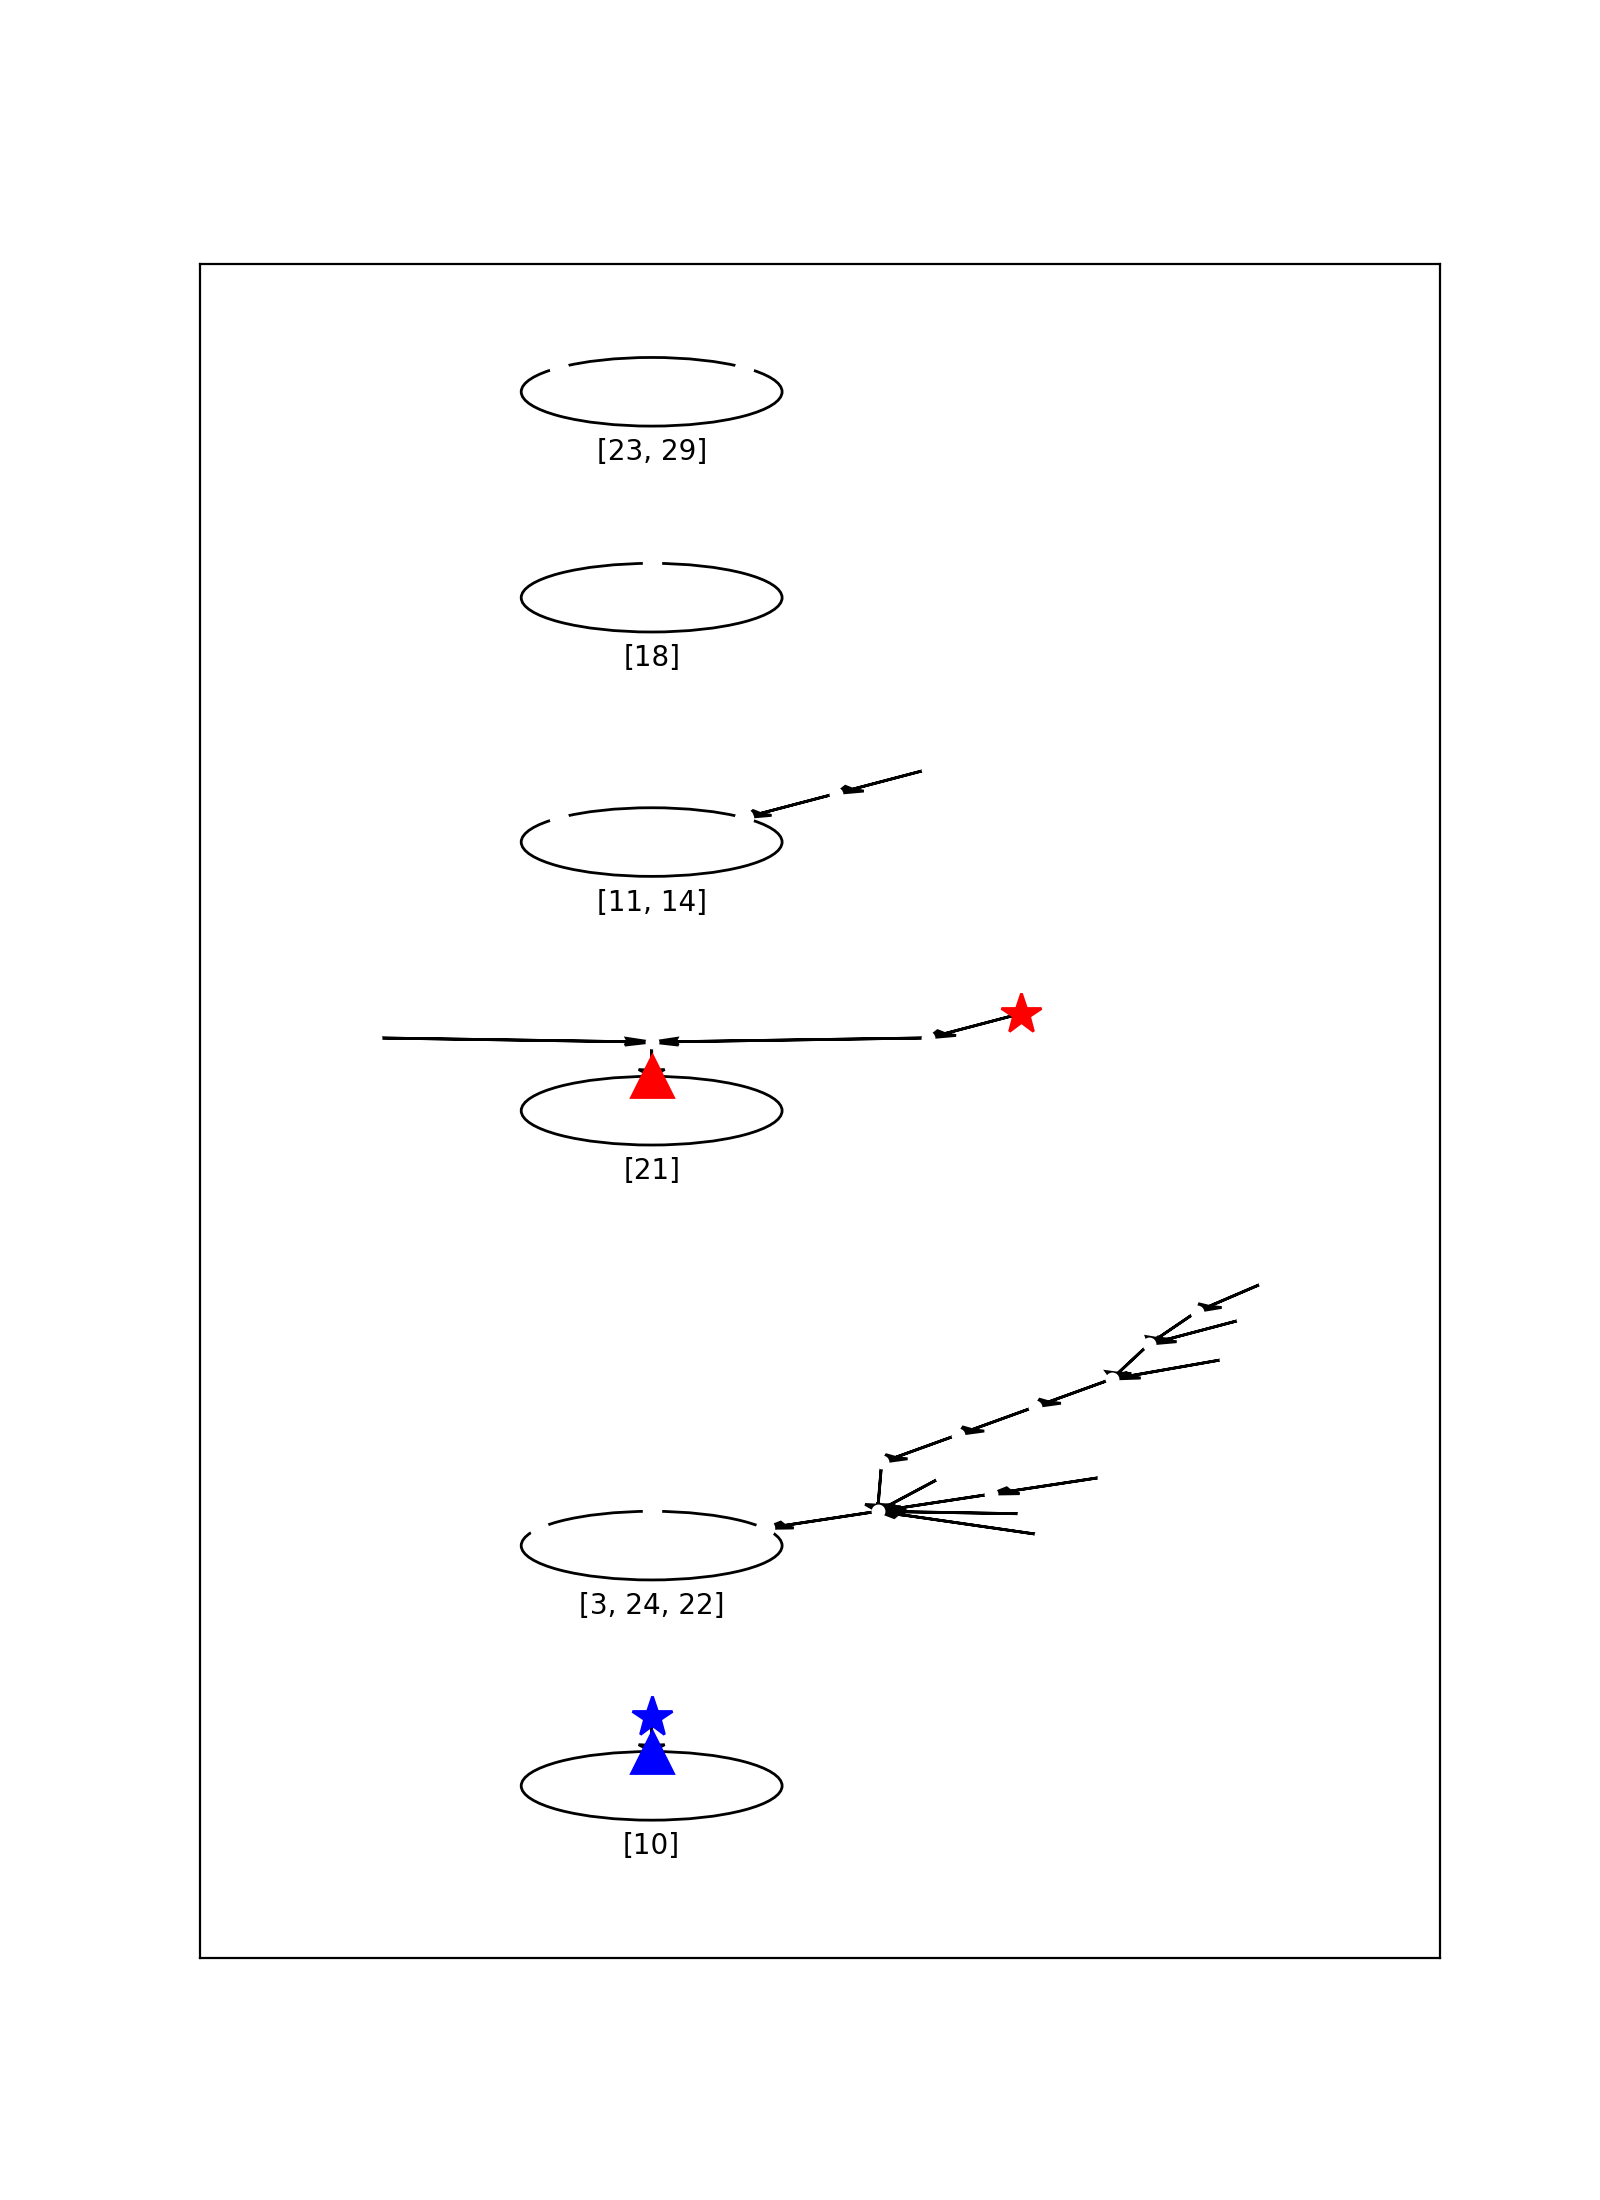

Source code (Python):
import numpy as np
import matplotlib.pyplot as plt
from collections import Iterable

#FUNCTION TO TURN NESTED LIST INTO 1D LIST

def flatten(lis):
    for item in lis:
        if isinstance(item, Iterable) and not isinstance(item, basestring):
            for x in flatten(item):
                yield x
        else:
            yield item

#FUNCTION TO DRAW TREES

def tree(base,graph,cycle,bias):
    #find parents
    parents = graph[base][0]
    for each in cycle:
        if each in parents:
            parents.remove(each)


    #add parents to visits
    for a in parents:
        visits.append(a)

    #add co-ordinates to graph array
    l = len(parents)
    count = 0
    amp = graph[base][2][0]
    min_ang = graph[base][2][1]
    max_ang = graph[base][2][2]

    for b in parents:
        graph[b][2][0] = amp + 1
        graph[b][2][1] = min_ang + count*(max_ang-min_ang)/l
        graph[b][2][2] = min_ang + (count+1)*(max_ang-min_ang)/l
        count = count + 1


    #draw
    for c in parents:
            mid = (graph[c][2][1] + graph[c][2][2])/2
            xco = graph[c][2][0]*np.cos(np.radians(mid))
            yco = graph[c][2][0]*np.sin(np.radians(mid)) + bias
            graph[c][2][3] = xco
            graph[c][2][4] = yco


            plt.plot(xco,yco,'o',markersize=4, color=(1,1,1))
            plt.arrow(xco, yco, graph[base][2][3]-xco, graph[base][2][4]-yco,overhang=0.1 ,length_includes_head=True, head_width=0.2, head_length=0.2, fc='k', ec='k')


    for z in parents:
        tree(z,graph,parents,bias)

#net = '01101100000001011111100010100010000100001111111000111100000001000100101011111011'
net = '00111101110001011111111001001001001000011101111010111110101011110011101100110111'

#Find where each state leads
targets = []

for i in range(2**5):
    state = np.binary_repr(i,5)

    effect = net[int(state[1:],2)] + net[int(state[:1]+state[2:],2)+16] + net[int(state[:2]+state[3:],2) + 32] + net[int(state[:3]+state[4],2)+48] + net[int(state[:4],2)+64]

    #in decimal form
    targets.append(int(effect[4]) + 2*int(effect[3]) + 4*int(effect[2]) + 8*int(effect[1]) + 16*int(effect[0]))


#graph[n] gives the parent nodes, child nodes and co-ordinates for the nth node.
#graph[n][2][0] gives polar amplitude, [1] is min angle, [2] is max angle, [3] is x, [4] is y
graph = [[[],[],[0,0,0,0,0]] for x in range(1024)]

targets = [int(z) for z in targets]

for y in range(32):
    graph[y][1] = targets[y]            #add child
    graph[targets[y]][0].append(y)        #add parent

visits = []

fig = plt.figure()
ax = fig.gca()
fig.set_size_inches(8, 11)

plt.xticks([])
plt.yticks([])




bases = []

for x in range(len(targets)):
    visits = []
    while not x in visits:
        visits.append(x)
        x = targets[x]

    base = visits[visits.index(x):]
    if not base[0] in list(flatten(bases)):
        bases.append(base)

for base in bases:

    #find co-ordinates of base nodes

    tot = len(base)
    count = 0

    for x in base:
        graph[x][2][0] = 1
        graph[x][2][1] = count*180/tot
        graph[x][2][2] = (count+1)*180/tot
        count = count + 1

    #find max y-co for bias for next tree

    bias = graph[0][2][4]

    for node in graph:
        if node[2][4]>bias:
            bias = node[2][4]

    bias = bias + 5



    #draw
    plt.text(0,bias-2,base, ha='center')
    circle = plt.Circle((0,bias),1, color='k', fill=False)
    ax.add_artist(circle)
    for x in base:
        mid = (graph[x][2][1] + graph[x][2][2])/2.
        graph[x][2][3] = graph[x][2][0]*np.cos(np.radians(mid))
        graph[x][2][4] = graph[x][2][0]*np.sin(np.radians(mid)) + bias
        plt.plot(graph[x][2][3], graph[x][2][4],'o',color=(1,1,1))


    for x in base:
        tree(x,graph,base,bias)

    #do it again for the next set



#find max y and x to get axis right
max_x = graph[0][2][3]
max_y = graph[0][2][4]
min_x = max_x

for node in graph:
    if node[2][4]>max_y:
        max_y = node[2][4]
    if node[2][3]>max_x:
        max_x = node[2][3]

plt.plot(graph[21][2][3], graph[21][2][4],'^',color='r', markersize=15) #final ant
plt.plot(graph[10][2][3], graph[10][2][4],'^',color='b', markersize=15) #final post
plt.plot(graph[16][2][3], graph[16][2][4],'*',color='r', markersize=15) #initial ant
plt.plot(graph[0][2][3], graph[0][2][4],'*',color='b', markersize=15) #initial post

#save
ymin,ymax = plt.ylim()
plt.ylim(ymin-4,ymax+1)
xmin,xmax = plt.xlim()
plt.xlim(xmin-1,xmax+1)
plt.savefig('states.png', dpi=200)
print ('Wrote state.png')
